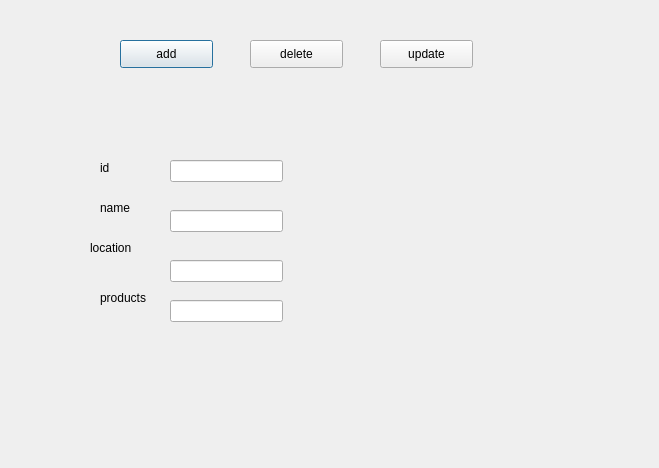
<?xml version="1.0" encoding="UTF-8"?>
<ui version="4.0">
 <class>windowsponsor</class>
 <widget class="QDialog" name="windowsponsor">
  <property name="geometry">
   <rect>
    <x>0</x>
    <y>0</y>
    <width>659</width>
    <height>468</height>
   </rect>
  </property>
  <property name="windowTitle">
   <string>Dialog</string>
  </property>
  <widget class="QLabel" name="label_3">
   <property name="geometry">
    <rect>
     <x>0</x>
     <y>0</y>
     <width>661</width>
     <height>471</height>
    </rect>
   </property>
   <property name="text">
    <string/>
   </property>
   <property name="pixmap">
    <pixmap>../../../../shutterstock_117385867.jpg</pixmap>
   </property>
  </widget>
  <widget class="QLineEdit" name="lineEdit">
   <property name="geometry">
    <rect>
     <x>170</x>
     <y>160</y>
     <width>113</width>
     <height>22</height>
    </rect>
   </property>
  </widget>
  <widget class="QLabel" name="label">
   <property name="geometry">
    <rect>
     <x>100</x>
     <y>160</y>
     <width>55</width>
     <height>16</height>
    </rect>
   </property>
   <property name="text">
    <string>id</string>
   </property>
  </widget>
  <widget class="QLabel" name="label_2">
   <property name="geometry">
    <rect>
     <x>100</x>
     <y>200</y>
     <width>55</width>
     <height>16</height>
    </rect>
   </property>
   <property name="text">
    <string>name</string>
   </property>
  </widget>
  <widget class="QLabel" name="label_4">
   <property name="geometry">
    <rect>
     <x>90</x>
     <y>240</y>
     <width>55</width>
     <height>16</height>
    </rect>
   </property>
   <property name="text">
    <string>location</string>
   </property>
  </widget>
  <widget class="QLabel" name="label_5">
   <property name="geometry">
    <rect>
     <x>100</x>
     <y>290</y>
     <width>55</width>
     <height>16</height>
    </rect>
   </property>
   <property name="text">
    <string>products</string>
   </property>
  </widget>
  <widget class="QLineEdit" name="lineEdit_2">
   <property name="geometry">
    <rect>
     <x>170</x>
     <y>210</y>
     <width>113</width>
     <height>22</height>
    </rect>
   </property>
  </widget>
  <widget class="QLineEdit" name="lineEdit_3">
   <property name="geometry">
    <rect>
     <x>170</x>
     <y>260</y>
     <width>113</width>
     <height>22</height>
    </rect>
   </property>
  </widget>
  <widget class="QLineEdit" name="lineEdit_4">
   <property name="geometry">
    <rect>
     <x>170</x>
     <y>300</y>
     <width>113</width>
     <height>22</height>
    </rect>
   </property>
  </widget>
  <widget class="QPushButton" name="pushButton">
   <property name="geometry">
    <rect>
     <x>120</x>
     <y>40</y>
     <width>93</width>
     <height>28</height>
    </rect>
   </property>
   <property name="text">
    <string>add</string>
   </property>
  </widget>
  <widget class="QPushButton" name="pushButton_2">
   <property name="geometry">
    <rect>
     <x>250</x>
     <y>40</y>
     <width>93</width>
     <height>28</height>
    </rect>
   </property>
   <property name="text">
    <string>delete</string>
   </property>
  </widget>
  <widget class="QPushButton" name="pushButton_3">
   <property name="geometry">
    <rect>
     <x>380</x>
     <y>40</y>
     <width>93</width>
     <height>28</height>
    </rect>
   </property>
   <property name="text">
    <string>update</string>
   </property>
  </widget>
 </widget>
 <resources/>
 <connections/>
</ui>
